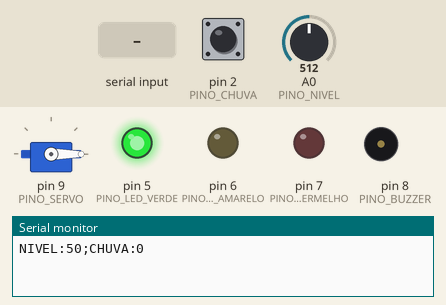
A sketch run on a simulated Arduino Uno, built with avr-gcc and run on an emulated ATmega328P. On the bench: servo, output pins drawn as LEDs (lit = HIGH), buzzer (waves = sounding), the last lines printed to the serial monitor. Inputs (shaded band) come from the test bench; at power-on: pin 2 (PINO_CHUVA) HIGH, A0 (PINO_NIVEL) = 512.

Above: at 1.2 s.
1.3 s: "VALVULA:1\n" received over Serial
At 1.6 s:
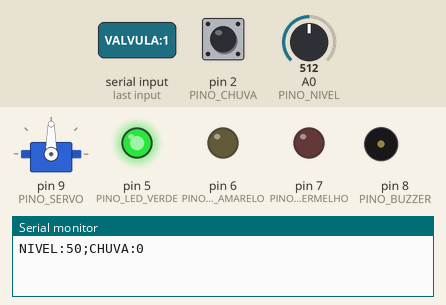
5.5 s: "BUZZER:1\n" received over Serial
At 5.65 s:
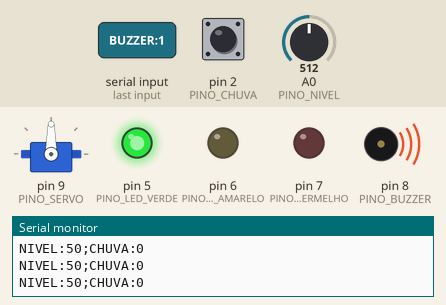
9.7 s: "LED:\n" received over Serial
At 10.5 s:
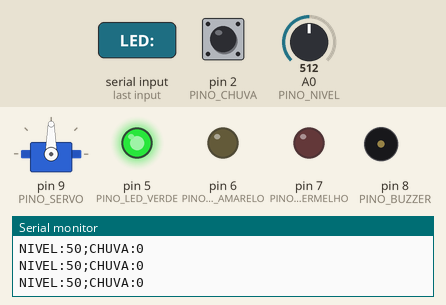
13.9 s: "V\n" received over Serial
At 19.25 s:
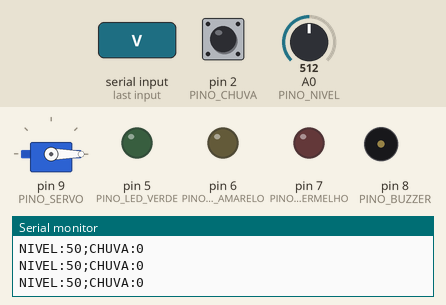
21.6 s: "BUZZER:1\n" received over Serial
At 21.75 s:
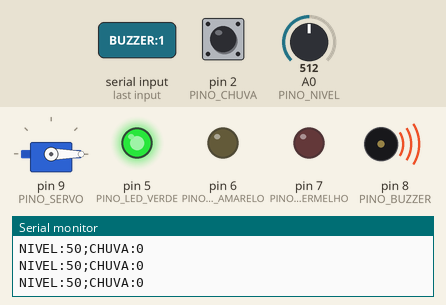
Timing chart, 0 to 24.6 s (numbered marks = the images above; inputs shaded):
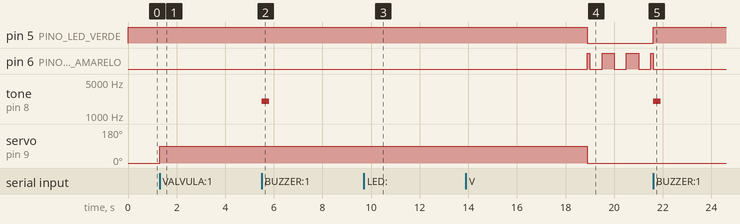

The sketch:

sketch.ino
```cpp
/*
 * ============================================================
 *  Cisterna Inteligente de Água da Chuva — Firmware do Arduino
 *  Hardware Architecture — ATITUS — Projeto Final G2
 *  Equipe: Rafael Boff e Wagner Segala
 * ============================================================
 *
 *  Papel do Arduino no sistema:
 *    - LER os sensores (potenciômetro = nível, botão = chuva)
 *    - ENVIAR as leituras para a Raspberry Pi pela Serial/USB
 *    - RECEBER comandos da Raspberry Pi e ACIONAR os atuadores
 *      (servo = válvula, LEDs = nível, buzzer = aviso)
 *    - MODO SEGURO: se ficar 5 s sem receber nada da Raspberry,
 *      fecha a válvula sozinho e pisca o LED amarelo.
 *
 *  Toda a decisão (quando abrir/fechar, qual LED acender) fica
 *  na Raspberry Pi. O Arduino só obedece.
 *
 *  Protocolo (texto, uma mensagem por linha, 9600 baud):
 *    Arduino  -> Raspberry : NIVEL:62;CHUVA:1        (a cada 1 s)
 *    Raspberry -> Arduino  : VALVULA:1 | VALVULA:0
 *                            LED:V | LED:A | LED:R
 *                            BUZZER:1
 *
 *  Ligações:
 *    Potenciômetro (pino do meio) -> A0   (pontas no 5V e GND)
 *    Botão                        -> D2 e GND (usa pull-up interno)
 *    Servo (sinal)                -> D9   (V+ no 5V, GND no GND)
 *    LED verde / amarelo / verm.  -> D5 / D6 / D7 (resistor 220 ohms)
 *    Buzzer                       -> D8 e GND
 */

#include <Servo.h>

// ---------------- Pinos ----------------
const int PINO_NIVEL    = A0;  // potenciômetro (simula a boia)
const int PINO_CHUVA    = 2;   // botão (simula o sensor de chuva)
const int PINO_SERVO    = 9;   // servo = válvula de entrada
const int PINO_LED_VERDE    = 5;
const int PINO_LED_AMARELO  = 6;
const int PINO_LED_VERMELHO = 7;
const int PINO_BUZZER   = 8;

// ---------------- Configurações ----------------
const unsigned long INTERVALO_ENVIO_MS   = 1000;  // envia leitura a cada 1 s
const unsigned long TIMEOUT_RASPBERRY_MS = 5000;  // sem comando por 5 s = modo seguro
const unsigned long DEBOUNCE_MS          = 50;    // filtro do botão
const int ANGULO_FECHADA = 0;    // posição do servo com a válvula fechada
const int ANGULO_ABERTA  = 90;   // posição do servo com a válvula aberta

// ---------------- Estado ----------------
Servo valvula;
bool chovendo = false;          // o botão alterna entre chovendo / não chovendo
bool valvulaAberta = false;
bool modoSeguro = false;
char ledAtual = 'V';            // último LED pedido pela Raspberry

unsigned long ultimoEnvio = 0;
unsigned long ultimoComando = 0;  // última vez que chegou algo da Raspberry

// Debounce do botão
int leituraAnteriorBotao = HIGH;
int estadoEstavelBotao = HIGH;
unsigned long ultimaMudancaBotao = 0;

String bufferSerial = "";       // acumula os caracteres até chegar '\n'

// Protótipos das funções (definidas mais abaixo)
int  lerNivel();
void lerBotaoChuva();
void enviarLeitura();
void receberComandos();
void processarComando(String cmd);
void verificarModoSeguro();
void abrirValvula();
void fecharValvula();
void acenderLed(char cor);

// ============================================================
void setup() {
  Serial.begin(9600);

  pinMode(PINO_CHUVA, INPUT_PULLUP);   // solto = HIGH, apertado = LOW
  pinMode(PINO_LED_VERDE, OUTPUT);
  pinMode(PINO_LED_AMARELO, OUTPUT);
  pinMode(PINO_LED_VERMELHO, OUTPUT);
  pinMode(PINO_BUZZER, OUTPUT);

  valvula.attach(PINO_SERVO);
  fecharValvula();
  acenderLed('V');

  ultimoComando = millis();
  bufferSerial.reserve(32);
}

// ============================================================
void loop() {
  lerBotaoChuva();
  receberComandos();
  verificarModoSeguro();

  // Envia a leitura dos sensores a cada 1 segundo
  if (millis() - ultimoEnvio >= INTERVALO_ENVIO_MS) {
    ultimoEnvio = millis();
    enviarLeitura();
  }

  // No modo seguro o LED amarelo pisca para indicar o problema
  if (modoSeguro) {
    digitalWrite(PINO_LED_AMARELO, (millis() / 500) % 2);
  }
}

// ------------------------------------------------------------
// Sensores
// ------------------------------------------------------------

// Lê o potenciômetro (0–1023) e converte para 0–100 %
int lerNivel() {
  int bruto = analogRead(PINO_NIVEL);
  return map(bruto, 0, 1023, 0, 100);
}

// Cada aperto no botão liga/desliga a "chuva" (com debounce)
void lerBotaoChuva() {
  int leitura = digitalRead(PINO_CHUVA);

  if (leitura != leituraAnteriorBotao) {
    ultimaMudancaBotao = millis();
  }

  if (millis() - ultimaMudancaBotao > DEBOUNCE_MS && leitura != estadoEstavelBotao) {
    estadoEstavelBotao = leitura;
    if (estadoEstavelBotao == LOW) {   // botão acabou de ser apertado
      chovendo = !chovendo;
    }
  }

  leituraAnteriorBotao = leitura;
}

// Monta e envia a mensagem: NIVEL:62;CHUVA:1
void enviarLeitura() {
  Serial.print("NIVEL:");
  Serial.print(lerNivel());
  Serial.print(";CHUVA:");
  Serial.println(chovendo ? 1 : 0);
}

// ------------------------------------------------------------
// Comandos vindos da Raspberry Pi
// ------------------------------------------------------------

// Junta os caracteres recebidos até formar uma linha completa
void receberComandos() {
  while (Serial.available() > 0) {
    char c = Serial.read();
    if (c == '\n') {
      bufferSerial.trim();
      if (bufferSerial.length() > 0) {
        processarComando(bufferSerial);
      }
      bufferSerial = "";
    } else if (bufferSerial.length() < 30) {
      bufferSerial += c;   // limite evita estouro de memória com lixo na serial
    }
  }
}

// Interpreta um comando, ex.: "VALVULA:1", "LED:R", "BUZZER:1"
void processarComando(String cmd) {
  ultimoComando = millis();   // a Raspberry está viva

  if (modoSeguro) {           // comunicação voltou: sai do modo seguro
    modoSeguro = false;
    acenderLed(ledAtual);
  }

  if (cmd == "VALVULA:1") {
    abrirValvula();
  } else if (cmd == "VALVULA:0") {
    fecharValvula();
  } else if (cmd.startsWith("LED:") && cmd.length() == 5) {
    ledAtual = cmd.charAt(4);
    acenderLed(ledAtual);
  } else if (cmd == "BUZZER:1") {
    tone(PINO_BUZZER, 2000, 300);   // bipe de 300 ms
  }
  // Comandos desconhecidos são ignorados
}

// ------------------------------------------------------------
// Modo seguro
// ------------------------------------------------------------
void verificarModoSeguro() {
  if (!modoSeguro && millis() - ultimoComando > TIMEOUT_RASPBERRY_MS) {
    modoSeguro = true;
    fecharValvula();               // nunca deixa a válvula aberta sem supervisão
    digitalWrite(PINO_LED_VERDE, LOW);
    digitalWrite(PINO_LED_VERMELHO, LOW);
  }
}

// ------------------------------------------------------------
// Atuadores
// ------------------------------------------------------------
void abrirValvula() {
  if (modoSeguro) return;
  valvula.write(ANGULO_ABERTA);
  valvulaAberta = true;
}

void fecharValvula() {
  valvula.write(ANGULO_FECHADA);
  valvulaAberta = false;
}

// Acende só o LED pedido: 'V' verde, 'A' amarelo, 'R' vermelho
void acenderLed(char cor) {
  digitalWrite(PINO_LED_VERDE,    cor == 'V' ? HIGH : LOW);
  digitalWrite(PINO_LED_AMARELO,  cor == 'A' ? HIGH : LOW);
  digitalWrite(PINO_LED_VERMELHO, cor == 'R' ? HIGH : LOW);
}
```

Measured:
- after the input at 1.3 s, pin 5 (PINO_LED_VERDE): stays HIGH (without the input it goes to LOW after 3.7 s); servo on pin 9 (PINO_SERVO): 0° → 90° at once
- after the input at 5.5 s, pin 5 (PINO_LED_VERDE): stays HIGH (without the input it goes to LOW after 0.81 s); pin 6 (PINO_LED_AMARELO): stops changing and stays LOW; tone on pin 8 (PINO_BUZZER): silent → 2000 Hz at once, → silent 0.30 s later; servo on pin 9 (PINO_SERVO): stays 90° (without the input it goes to 0° after 0.81 s)
- after the input at 9.7 s, pin 5 (PINO_LED_VERDE): stays HIGH (without the input it goes to LOW after 0.81 s); pin 6 (PINO_LED_AMARELO): stops changing and stays LOW; servo on pin 9 (PINO_SERVO): stays 90° (without the input it goes to 0° after 0.81 s)
- after the input at 13.9 s, pin 5 (PINO_LED_VERDE): HIGH → LOW after 5.0 s instead of 0.81 s; servo on pin 9 (PINO_SERVO): 90° → 0° after 5.0 s instead of 0.81 s
- after the input at 21.6 s, pin 5 (PINO_LED_VERDE): LOW → HIGH at once; tone on pin 8 (PINO_BUZZER): silent → 2000 Hz at once, → silent 0.30 s later
